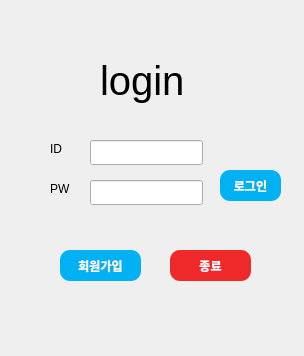
<?xml version="1.0" encoding="UTF-8"?>
<ui version="4.0">
 <class>login</class>
 <widget class="QDialog" name="login">
  <property name="geometry">
   <rect>
    <x>0</x>
    <y>0</y>
    <width>304</width>
    <height>356</height>
   </rect>
  </property>
  <property name="windowTitle">
   <string>Dialog</string>
  </property>
  <widget class="QLabel" name="label">
   <property name="geometry">
    <rect>
     <x>100</x>
     <y>50</y>
     <width>211</width>
     <height>61</height>
    </rect>
   </property>
   <property name="font">
    <font>
     <pointsize>30</pointsize>
    </font>
   </property>
   <property name="text">
    <string>login</string>
   </property>
  </widget>
  <widget class="QPushButton" name="login_btn">
   <property name="geometry">
    <rect>
     <x>220</x>
     <y>170</y>
     <width>61</width>
     <height>31</height>
    </rect>
   </property>
   <property name="font">
    <font>
     <family>Sans</family>
     <weight>75</weight>
     <bold>true</bold>
    </font>
   </property>
   <property name="styleSheet">
    <string notr="true">QPushButton{
	background-color: rgb(0,177, 244);
	color: rgb(255, 255, 255);
    border-radius: 10px;
}
QPushButton:hover{
	background-color: rgb(255,255,255);
	color: rgb(0,177, 244);
    border-radius: 10px;
}</string>
   </property>
   <property name="text">
    <string>로그인</string>
   </property>
  </widget>
  <widget class="QLineEdit" name="id_input">
   <property name="geometry">
    <rect>
     <x>90</x>
     <y>140</y>
     <width>113</width>
     <height>25</height>
    </rect>
   </property>
  </widget>
  <widget class="QLineEdit" name="pw_input">
   <property name="geometry">
    <rect>
     <x>90</x>
     <y>180</y>
     <width>113</width>
     <height>25</height>
    </rect>
   </property>
  </widget>
  <widget class="QPushButton" name="signup_btn">
   <property name="geometry">
    <rect>
     <x>60</x>
     <y>250</y>
     <width>81</width>
     <height>31</height>
    </rect>
   </property>
   <property name="font">
    <font>
     <family>Sans</family>
     <weight>75</weight>
     <bold>true</bold>
    </font>
   </property>
   <property name="styleSheet">
    <string notr="true">QPushButton{
	background-color: rgb(0,177, 244);
	color: rgb(255, 255, 255);
    border-radius: 10px;
}
QPushButton:hover{
	background-color: rgb(255,255,255);
	color: rgb(0,177, 244);
    border-radius: 10px;
}</string>
   </property>
   <property name="text">
    <string>회원가입</string>
   </property>
  </widget>
  <widget class="QPushButton" name="out_btn">
   <property name="geometry">
    <rect>
     <x>170</x>
     <y>250</y>
     <width>81</width>
     <height>31</height>
    </rect>
   </property>
   <property name="font">
    <font>
     <family>Sans</family>
     <weight>75</weight>
     <bold>true</bold>
    </font>
   </property>
   <property name="styleSheet">
    <string notr="true">QPushButton{
	background-color: rgb(239, 41, 41);
	color: rgb(255, 255, 255);
    border-radius: 10px;
}
QPushButton:hover{
	background-color: rgb(255,255,255);
	color:rgb(239, 41, 41);
    border-radius: 10px;
}</string>
   </property>
   <property name="text">
    <string>종료</string>
   </property>
  </widget>
  <widget class="QLabel" name="label_2">
   <property name="geometry">
    <rect>
     <x>50</x>
     <y>140</y>
     <width>41</width>
     <height>17</height>
    </rect>
   </property>
   <property name="text">
    <string>ID</string>
   </property>
  </widget>
  <widget class="QLabel" name="label_3">
   <property name="geometry">
    <rect>
     <x>50</x>
     <y>180</y>
     <width>41</width>
     <height>17</height>
    </rect>
   </property>
   <property name="text">
    <string>PW</string>
   </property>
  </widget>
 </widget>
 <resources/>
 <connections/>
</ui>
